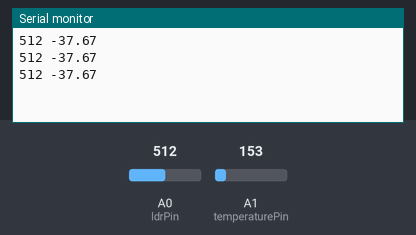
Bench run of a sketch on a simulated Arduino Uno, built with avr-gcc and run on an emulated ATmega328P. Parts: the last lines printed to the serial monitor. The inputs (shaded band) are chosen by the test bench; at power-on: A1 (temperaturePin) = 153, A0 (ldrPin) = 512.

Above: at 1.3 s.
1.4 s: A1 (temperaturePin) set to 165
At 1.9 s:
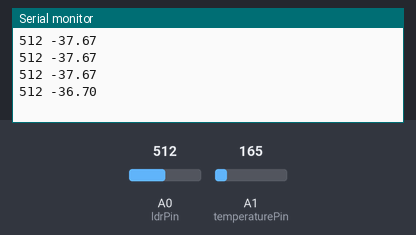
2.9 s: A0 (ldrPin) set to 716
At 3.4 s:
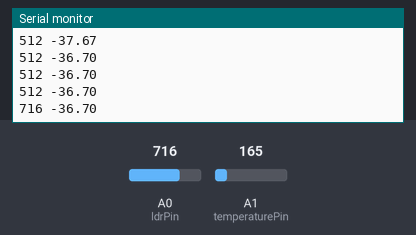
4.4 s: A1 (temperaturePin) set to 175
At 4.9 s:
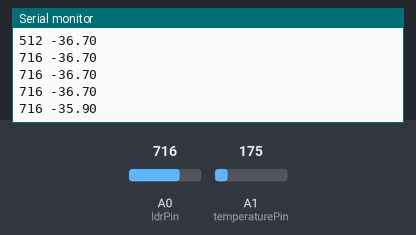
5.9 s: A0 (ldrPin) set to 900
At 6.4 s:
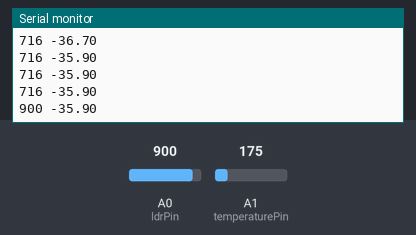
Timing chart, 0 to 8.4 s (numbered marks = the images above; inputs shaded):
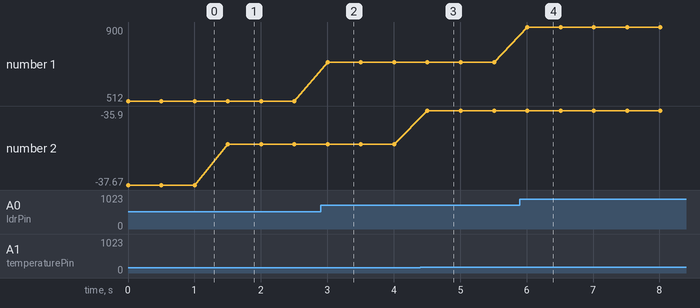

Measured:
- after the input at 1.4 s, the serial monitor: prints a new line after 0.10 s (image 1)
- after the input at 2.9 s, the serial monitor: prints a new line after 0.11 s (image 2)
- after the input at 4.4 s, the serial monitor: prints a new line after 0.11 s (image 3)
- after the input at 5.9 s, the serial monitor: prints a new line after 0.11 s (image 4)
- plotted number 1: 512 → 716 after the input at 2.9 s, 716 → 900 after the input at 5.9 s
- plotted number 2: -37.67 → -36.7 after the input at 1.4 s, -36.7 → -35.9 after the input at 4.4 s

The sketch:

read-light-and-temp.ino
```cpp
/*
Reading Temp and LIght
This program reads an analog signal from an LDR, and sends the output to a text file on the computer.
CODE WORKS, BUT NEED TO FIX TO GET CORRECT VALUES
MAYBE SET ANALOG REFERENCE VALUE
*/

//Declare input pin for light dependant resistor
const int ldrPin = A0;
//Declare input pin for TMP36 temperature sensor
const int temperaturePin = A1;

//Setup loop
void setup()
{
  //Setup Serial
  Serial.begin(9600);
  //Set LDR pin as analog input
  pinMode(ldrPin, INPUT);
  //Set temperature pin as analog input
  pinMode(temperaturePin, INPUT);

}

//Main loop
void loop()
{
  //Initialize data string
  //String dataString[1] = "";

  //Read the analog pin for LDR
  int rate = analogRead(ldrPin);

  //Read the analog pin for voltage from TMP36 (when using 5v pin)
  float voltage = 3.3 * analogRead(temperaturePin);
  voltage = voltage / 4095.0;
  //Convert voltage to temperature
  float temperatureC = (voltage - 0.5) * 100;

  //Output data to serial separated by tabs
  Serial.print(rate);
  Serial.print(" ");
  Serial.print(temperatureC);
  Serial.println();

  //Wait for 500 miliseconds
  delay(500);
}
```
